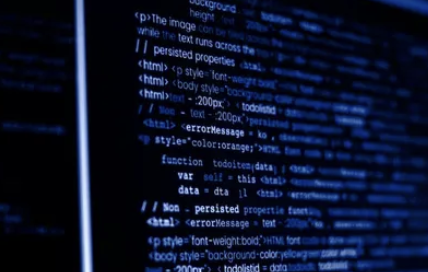
#> input picture 1-Programacion/007.-Utilazacion-avanzada-de-clases/005-interfazes/billed.jpg, 428 x 272 px
$ python 009-negativo.py
#> lines starting #> are read from the running program, lines starting #| are printed output that depends on the picture
# pip3 install pillow --break-system-packages
from PIL import Image

imagen = Image.open("billed.jpg")
#> imagen is the input picture: PIL image 428x272 RGBA; mean R, G, B, A 12.2, 19, 43.2, 255
imagen = Image.open("billed.jpg").convert("RGB")
#> imagen: PIL image 428x272 RGB


anchura,altura = imagen.size
#> anchura = 428; altura = 272

for x in range(0,anchura):
	for y in range(0,altura):
		pixel = imagen.getpixel((x, y))
		rojo = pixel[0]
		verde = pixel[1]
		azul = pixel[2]
		rojo = 255 - rojo					# Rojo a negativo
		verde = 255 - verde				# Verde a negativo
		azul = 255 - azul					# Azul a negativo
		imagen.putpixel((x, y), (rojo, verde, azul)) # ESTO ES CORRECTO
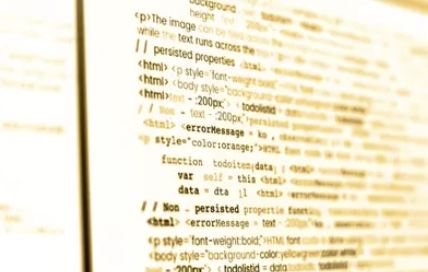
#> imagen: PIL image 428x272 RGB; mean R, G, B 242.8, 236, 211.8

imagen.save("modificado.jpg")
